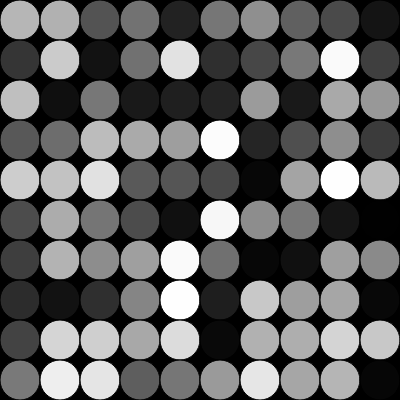
Frame 1 (no input)
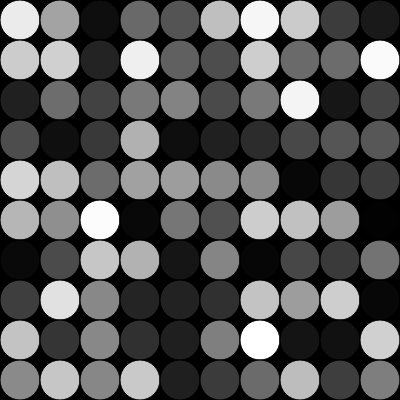
Frame 60 (no input)
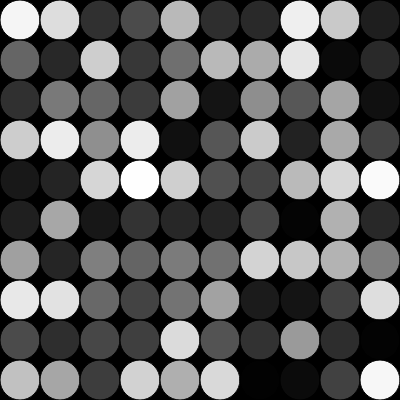
Frame 120 (the mouse pressed at the canvas centre since frame 60)

The p5.js sketch that drew these frames (run headless with seeded random() and noise() and a simulated clock; from frame 60 on, the mouse is pressed at the canvas centre):

// p5.js sketch
// ── sketch.js
function setup() {
  createCanvas(400, 400);
}

function draw() {
  background(0);

  for (var i = 20; i < width; i += width / 10) {
    for (var j = 20; j < height; j += height / 10) {
      fill(random(0, 255));
      ellipse(i, j, 40, 40);
    }
  }
}
